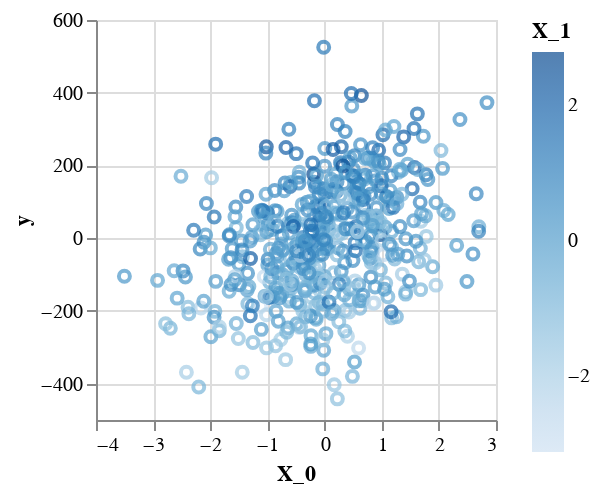

Source (notebook cell):
### Code cell
chart = alt.Chart(data[:500]).mark_point().encode(
    x='X_0',
    y='y',
    color='X_1:Q'
).properties(
    width=200,
    height=200
)

# un-comment to view
chart

### Figure 1 — Vega-Lite specification as saved in the notebook (floating-point values rounded to 4 significant figures; data arrays with more than 128 entries replaced by an {"elided": "..."} marker saying what was removed)
{"config": {"view": {"continuousWidth": 400, "continuousHeight": 300}}, "data": {"name": "data-083c65539dd411a95e6696dbcc3950ca"}, "mark": "point", "encoding": {"color": {"type": "quantitative", "field": "X_1"}, "x": {"type": "quantitative", "field": "X_0"}, "y": {"type": "quantitative", "field": "y"}}, "height": 200, "width": 200, "$schema": "https://vega.github.io/schema/vega-lite/v4.8.1.json", "datasets": {"data-083c65539dd411a95e6696dbcc3950ca": {"elided": "500 records"}}}
